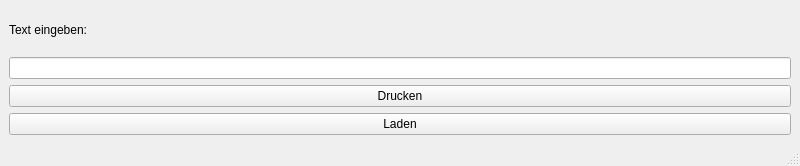
<?xml version="1.0" encoding="UTF-8"?>
<ui version="4.0">
 <class>MainWindow</class>
 <widget class="QMainWindow" name="MainWindow">
  <property name="geometry">
   <rect>
    <x>0</x>
    <y>0</y>
    <width>800</width>
    <height>166</height>
   </rect>
  </property>
  <property name="windowTitle">
   <string>MainWindow</string>
  </property>
  <widget class="QWidget" name="centralwidget">
   <layout class="QVBoxLayout" name="verticalLayout">
    <item>
     <widget class="QLabel" name="label">
      <property name="text">
       <string>Text eingeben:</string>
      </property>
     </widget>
    </item>
    <item>
     <widget class="QLineEdit" name="lineEdit"/>
    </item>
    <item>
     <widget class="QPushButton" name="pushButton">
      <property name="text">
       <string>Drucken</string>
      </property>
     </widget>
    </item>
    <item>
     <widget class="QPushButton" name="pushButton_2">
      <property name="text">
       <string>Laden</string>
      </property>
     </widget>
    </item>
   </layout>
  </widget>
  <widget class="QMenuBar" name="menubar">
   <property name="geometry">
    <rect>
     <x>0</x>
     <y>0</y>
     <width>800</width>
     <height>21</height>
    </rect>
   </property>
  </widget>
  <widget class="QStatusBar" name="statusbar"/>
 </widget>
 <resources/>
 <connections/>
</ui>
